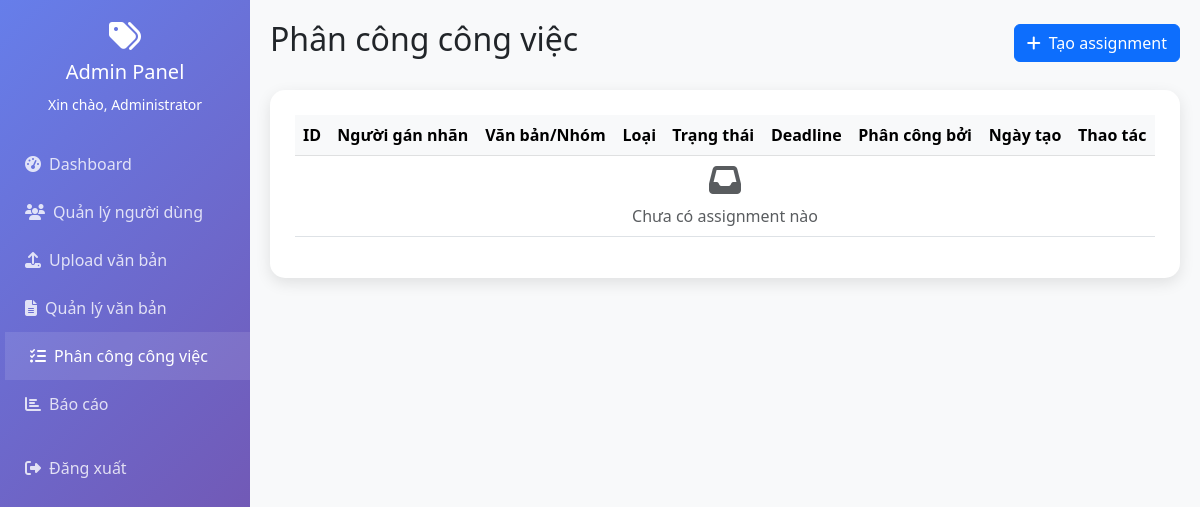
Before: /admin/assignments.php (signed in) with the older database file.
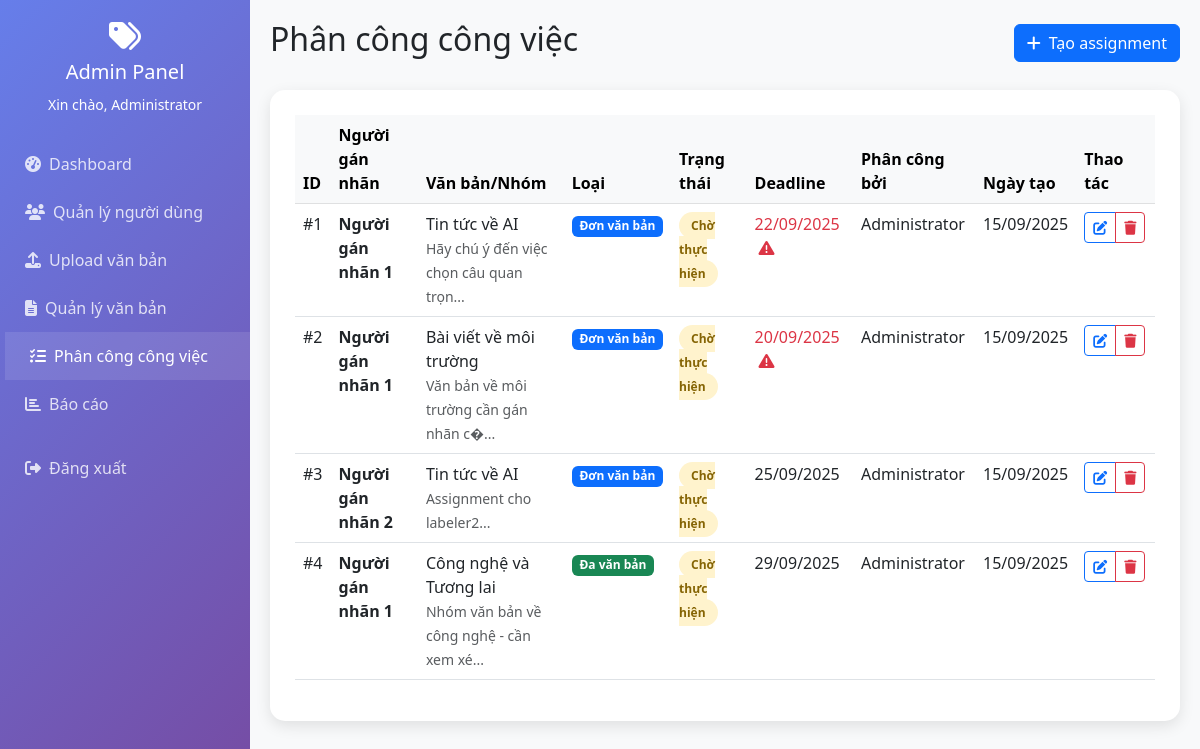
After: the same page with the newer database file.
### tables this page shows
CREATE TABLE assignments (
    id INT AUTO_INCREMENT PRIMARY KEY,
    user_id INT NOT NULL,
    document_id INT NULL,
    group_id INT NULL,
    type ENUM('single', 'multi') NOT NULL,
    status ENUM('pending', 'in_progress', 'completed', 'reviewed') DEFAULT 'pending',
    assigned_by INT NOT NULL,
    deadline DATE NULL,
    notes TEXT,
    created_at TIMESTAMP DEFAULT CURRENT_TIMESTAMP,
    updated_at TIMESTAMP DEFAULT CURRENT_TIMESTAMP ON UPDATE CURRENT_TIMESTAMP,
    FOREIGN KEY (user_id) REFERENCES users(id) ON DELETE CASCADE,
    FOREIGN KEY (document_id) REFERENCES documents(id) ON DELETE CASCADE,
    FOREIGN KEY (group_id) REFERENCES document_groups(id) ON DELETE CASCADE,
    FOREIGN KEY (assigned_by) REFERENCES users(id) ON DELETE CASCADE,
    CHECK ((document_id IS NOT NULL AND group_id IS NULL AND type = 'single') OR 
           (document_id IS NULL AND group_id IS NOT NULL AND type = 'multi'))
);

CREATE TABLE users (
    id INT AUTO_INCREMENT PRIMARY KEY,
    username VARCHAR(50) UNIQUE NOT NULL,
    password VARCHAR(255) NOT NULL,
    full_name VARCHAR(100) NOT NULL,
    email VARCHAR(100),
    role ENUM('admin', 'labeler', 'reviewer') NOT NULL,
    status ENUM('active', 'inactive') DEFAULT 'active',
    created_at TIMESTAMP DEFAULT CURRENT_TIMESTAMP,
    updated_at TIMESTAMP DEFAULT CURRENT_TIMESTAMP ON UPDATE CURRENT_TIMESTAMP
);

### includes/auth.php (called while the page is built, shortened)
<?php
function isLoggedIn() {
    return isset($_SESSION['user_id']) && isset($_SESSION['role']);
}
function getCurrentUser() {
    return [
        'id' => $_SESSION['user_id'],
        'username' => $_SESSION['username'] ?? '',
        'role' => $_SESSION['role'],
        'full_name' => $_SESSION['full_name'] ?? ''
    ];
}
?>

### admin/assignments.php (the view, shortened to what this page needs)
<?php
require_once '../includes/auth.php';
$database = new Database();
$db = $database->getConnection();
$current_user = getCurrentUser();
try {
    $query = "SELECT a.*, u.full_name as assignee_name, admin.full_name as assigned_by_name,
                     CASE
                         WHEN a.type = 'single' THEN d.title
                         WHEN a.type = 'multi' THEN dg.title
                     END as title
              FROM assignments a
              JOIN users u ON a.user_id = u.id
              JOIN users admin ON a.assigned_by = admin.id
              LEFT JOIN documents d ON a.document_id = d.id AND a.type = 'single'
              LEFT JOIN document_groups dg ON a.group_id = dg.id AND a.type = 'multi'
              ORDER BY a.created_at DESC";
    $stmt = $db->prepare($query);
    $stmt->execute();
    $assignments = $stmt->fetchAll(PDO::FETCH_ASSOC);
} catch (Exception $e) {
    $error_message = 'Lỗi khi lấy dữ liệu: ' . $e->getMessage();
    $assignments = [];
    $labelers = [];
    $documents = [];
    $document_groups = [];
}
?>
<!DOCTYPE html>
<html lang="vi">
<head>
    <link href="https://cdnjs.cloudflare.com/ajax/libs/bootstrap/5.3.0/css/bootstrap.min.css" rel="stylesheet">
    <link href="https://cdnjs.cloudflare.com/ajax/libs/font-awesome/6.4.0/css/all.min.css" rel="stylesheet">
</head>
<body>
    <nav class="sidebar">
        <div class="text-center text-white mb-4">
            <i class="fas fa-tags fa-2x mb-2"></i>
            <h5>Admin Panel</h5>
            <small>Xin chào, <?php echo htmlspecialchars($current_user['full_name']); ?></small>
        </div>
        <ul class="nav flex-column">
            <li class="nav-item">
                <a class="nav-link" href="dashboard.php">
                    <i class="fas fa-tachometer-alt me-2"></i>Dashboard
                </a>
            </li>
            <li class="nav-item">
                <a class="nav-link" href="users.php">
                    <i class="fas fa-users me-2"></i>Quản lý người dùng
                </a>
            </li>
            <li class="nav-item">
                <a class="nav-link" href="upload.php">
                    <i class="fas fa-upload me-2"></i>Upload văn bản
                </a>
            </li>
            <li class="nav-item">
                <a class="nav-link" href="documents.php">
                    <i class="fas fa-file-text me-2"></i>Quản lý văn bản
                </a>
            </li>
            <li class="nav-item">
                <a class="nav-link active" href="assignments.php">
                    <i class="fas fa-tasks me-2"></i>Phân công công việc
                </a>
            </li>
            <li class="nav-item">
                <a class="nav-link" href="reports.php">
                    <i class="fas fa-chart-bar me-2"></i>Báo cáo
                </a>
            </li>
            <li class="nav-item mt-3">
                <a class="nav-link" href="../logout.php">
                    <i class="fas fa-sign-out-alt me-2"></i>Đăng xuất
                </a>
            </li>
        </ul>
    </nav>
    <div class="main-content">
        <div class="d-flex justify-content-between align-items-center mb-4">
            <h2 class="text-dark">Phân công công việc</h2>
            <button class="btn btn-primary" data-bs-toggle="modal" data-bs-target="#createAssignmentModal">
                <i class="fas fa-plus me-2"></i>Tạo assignment
            </button>
        </div>
        <div class="content-card">
            <div class="table-responsive">
                <table class="table table-hover">
                    <thead class="table-light">
                        <tr>
                            <th>ID</th>
                            <th>Người gán nhãn</th>
                            <th>Văn bản/Nhóm</th>
                            <th>Loại</th>
                            <th>Trạng thái</th>
                            <th>Deadline</th>
                            <th>Phân công bởi</th>
                            <th>Ngày tạo</th>
                            <th>Thao tác</th>
                        </tr>
                    </thead>
                    <tbody>
                        <?php if (empty($assignments)): ?>
                            <tr>
                                <td colspan="9" class="text-center text-muted">
                                    <i class="fas fa-inbox fa-2x mb-2"></i>
                                    <div>Chưa có assignment nào</div>
                                </td>
                            </tr>
                        <?php else: ?>
                            <?php foreach ($assignments as $assignment): ?>
                                <tr>
                                    <td>#<?php echo $assignment['id']; ?></td>
                                    <td>
                                        <strong><?php echo htmlspecialchars($assignment['assignee_name']); ?></strong>
                                    </td>
                                    <td>
                                        <?php echo htmlspecialchars($assignment['title']); ?>
                                        <?php if ($assignment['notes']): ?>
                                            <br><small class="text-muted"><?php echo htmlspecialchars(substr($assignment['notes'], 0, 50)); ?>...</small>
                                        <?php endif; ?>
                                    </td>
                                    <td>
                                        <span class="badge <?php echo $assignment['type'] == 'single' ? 'bg-primary' : 'bg-success'; ?>">
                                            <?php echo $assignment['type'] == 'single' ? 'Đơn văn bản' : 'Đa văn bản'; ?>
                                        </span>
                                    </td>
                                    <td>
                                        <?php
                                        $status_class = 'status-' . $assignment['status'];
                                        $status_text = '';
                                        switch ($assignment['status']) {
                                            case 'pending':
                                                $status_text = 'Chờ thực hiện';
                                                break;
                                        }
                                        ?>
                                        <span class="status-badge <?php echo $status_class; ?>">
                                            <?php echo $status_text; ?>
                                        </span>
                                    </td>
                                    <td>
                                        <?php if ($assignment['deadline']): ?>
                                            <?php
                                            $deadline = new DateTime($assignment['deadline']);
                                            $now = new DateTime();
                                            $is_overdue = $deadline < $now && $assignment['status'] != 'completed';
                                            ?>
                                            <span class="<?php echo $is_overdue ? 'text-danger' : ''; ?>">
                                                <?php echo $deadline->format('d/m/Y'); ?>
                                                <?php if ($is_overdue): ?>
                                                    <i class="fas fa-exclamation-triangle ms-1"></i>
                                                <?php endif; ?>
                                            </span>
                                        <?php else: ?>
                                            <span class="text-muted">Không giới hạn</span>
                                        <?php endif; ?>
                                    </td>
                                    <td><?php echo htmlspecialchars($assignment['assigned_by_name']); ?></td>
                                    <td><?php echo date('d/m/Y', strtotime($assignment['created_at'])); ?></td>
                                    <td>
                                        <div class="btn-group btn-group-sm">
                                            <button class="btn btn-outline-primary" onclick="editAssignment(<?php echo htmlspecialchars(json_encode($assignment)); ?>)">
                                                <i class="fas fa-edit"></i>
                                            </button>
                                            <button class="btn btn-outline-danger" onclick="deleteAssignment(<?php echo $assignment['id']; ?>)">
                                                <i class="fas fa-trash"></i>
                                            </button>
                                        </div>
                                    </td>
                                </tr>
                            <?php endforeach; ?>
                        <?php endif; ?>
                    </tbody>
                </table>
            </div>
        </div>
    </div>

### admin/assignments.php (style rules this page uses)
body { background: #f8f9fa; font-family: 'Segoe UI', sans-serif; }
.sidebar { background: linear-gradient(135deg, #667eea 0%, #764ba2 100%); min-height: 100vh; position: fixed; left: 0; top: 0; width: 250px; padding: 20px 0; z-index: 1000; }
.main-content { margin-left: 250px; padding: 20px; }
.nav-link { color: rgba(255,255,255,0.8); padding: 12px 25px; border-radius: 0; transition: all 0.3s ease; }
.nav-link:hover, .nav-link.active { background: rgba(255,255,255,0.1); color: white; transform: translateX(5px); }
.content-card { background: white; border-radius: 15px; padding: 25px; box-shadow: 0 5px 15px rgba(0,0,0,0.1); border: none; }
.status-badge { padding: 5px 12px; border-radius: 20px; font-size: 12px; font-weight: 600; }
.status-pending { background: #fff3cd; color: #856404; }

Changed rows visible on the page:
added assignments: id "1", user.full_name "Người gán nhãn 1", title "Tin tức về AI", notes "Hãy chú ý đến việc chọn câu quan trọn", type "Đơn văn bản", status "Chờ thực hiện", deadline "22/09/2025", assigned_by.full_name "Administrator", created_at "15/09/2025"
added assignments: id "2", user.full_name "Người gán nhãn 1", title "Bài viết về môi trường", notes "Văn bản về môi trường cần gán nhãn c�", type "Đơn văn bản", status "Chờ thực hiện", deadline "20/09/2025", assigned_by.full_name "Administrator", created_at "15/09/2025"
added assignments: id "3", user.full_name "Người gán nhãn 2", title "Tin tức về AI", notes "Assignment cho labeler2", type "Đơn văn bản", status "Chờ thực hiện", deadline "25/09/2025", assigned_by.full_name "Administrator", created_at "15/09/2025"
added assignments: id "4", user.full_name "Người gán nhãn 1", title "Công nghệ và Tương lai", notes "Nhóm văn bản về công nghệ - cần xem xé", type "Đa văn bản", status "Chờ thực hiện", deadline "29/09/2025", assigned_by.full_name "Administrator", created_at "15/09/2025"
Other visible differences:
text no longer shown: "Chưa có assignment nào"
